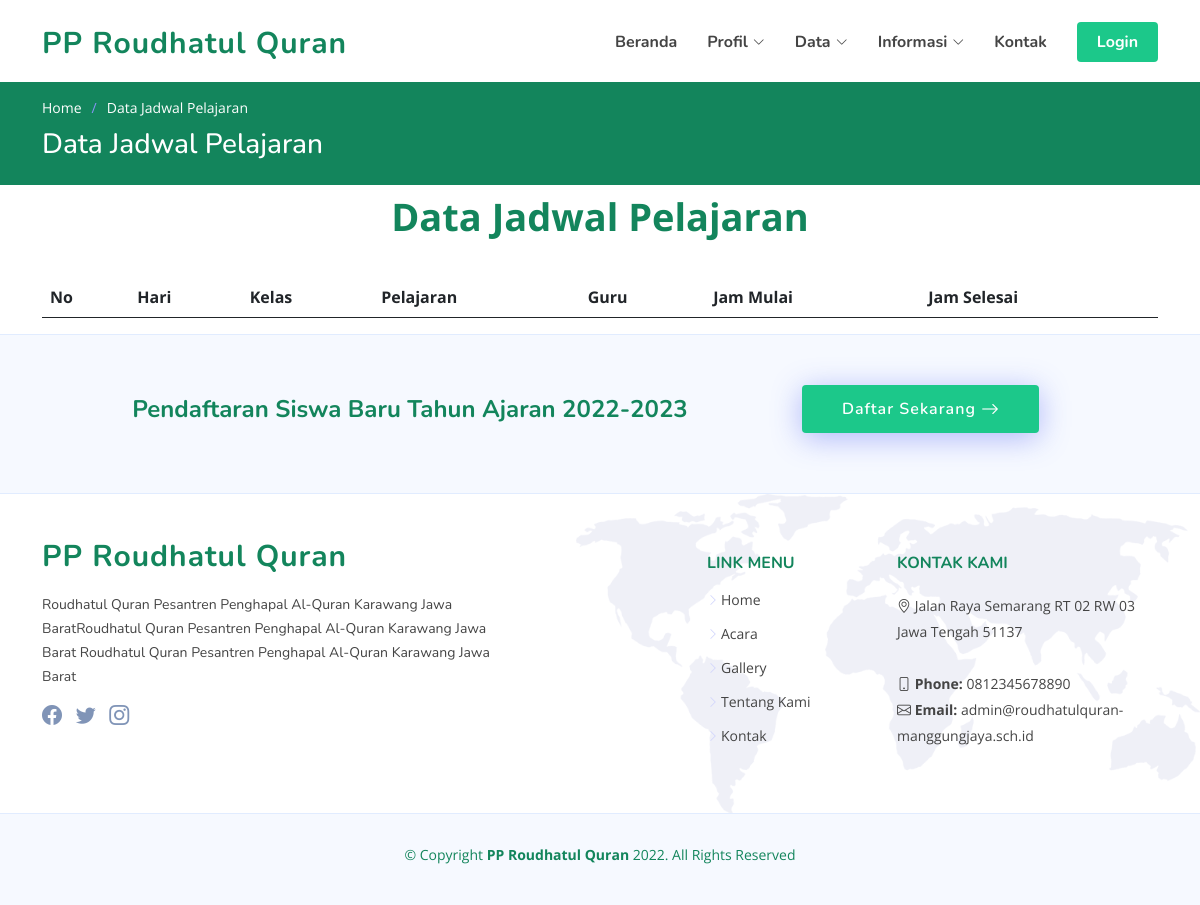
Before: /index.php/front_jadwal_pelajaran with the older database file.
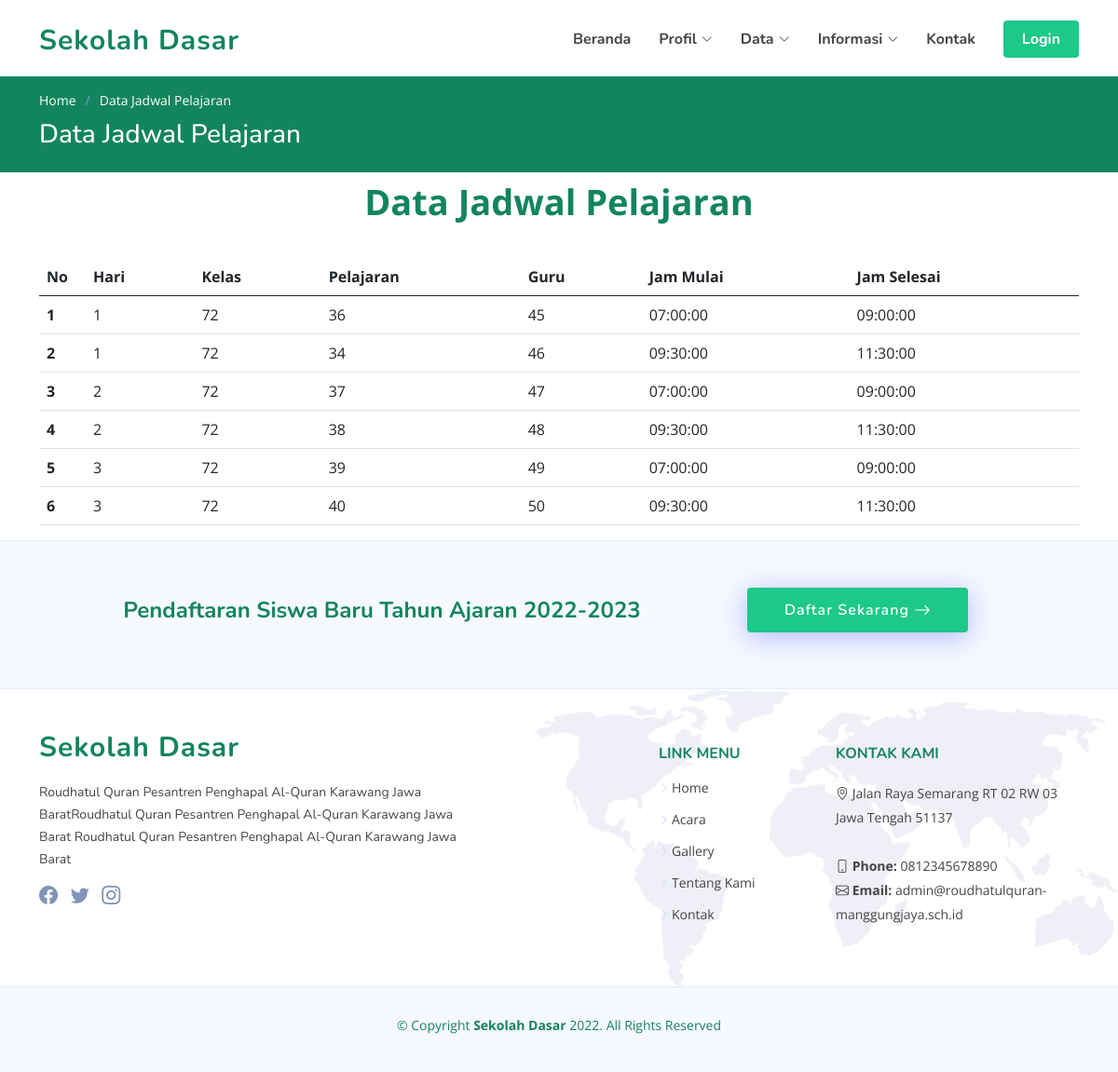
After: the same page with the newer database file.
### tables this page shows
CREATE TABLE `website` (
  `id` int(11) NOT NULL,
  `nama` varchar(250) NOT NULL,
  `deskripsi` text NOT NULL,
  `alamat` varchar(250) NOT NULL,
  `kab` varchar(250) NOT NULL,
  `logo` varchar(250) NOT NULL,
  `fav` varchar(100) NOT NULL,
  `img_login` varchar(100) NOT NULL,
  `img_login_admin` varchar(250) NOT NULL,
  `email` varchar(255) NOT NULL,
  `telp` varchar(255) NOT NULL,
  `maps` text NOT NULL,
  `link_fb` varchar(255) NOT NULL,
  `link_ig` varchar(255) NOT NULL,
  `link_tw` varchar(255) NOT NULL
);

CREATE TABLE `tbl_jadwal_pelajaran` (
  `id_jadwal_pelajaran` int(6) NOT NULL,
  `id_kelas` int(6) NOT NULL,
  `id_pelajaran` int(6) NOT NULL,
  `id_guru` int(6) NOT NULL,
  `hari` int(1) NOT NULL,
  `jam_mulai` time NOT NULL,
  `jam_selesai` time NOT NULL
);

### application/controllers/Front_jadwal_pelajaran.php (called while the page is built, shortened)
<?php
class Front_jadwal_pelajaran extends CI_Controller
{
    public function __construct()
    {
        $this->load->library('pagination');
        $this->load->model('M_home');
    }
    public function index()
    {
        $data['menu'] = 'jadwal_pelajaran';
        $data['web'] =  $this->db->get('website')->row_array();
        $data['home'] =  $this->db->get('home')->row_array();
        $data['jadwal_pelajaran'] =  $this->db->get('tbl_jadwal_pelajaran')->result_array();
        $this->load->view('frontend/header', $data);
        $this->load->view('frontend/jadwal_pelajaran', $data);
        $this->load->view('frontend/footer', $data);
    }
}

### index.php (called while the page is built, shortened)
<?php
require_once BASEPATH.'core/CodeIgniter.php';

### application/views/frontend/jadwal_pelajaran.php (the view, shortened to what the changed rows need)
<main id="main">
    <section class="breadcrumbs">
        <div class="container">
            <h2>Data Jadwal Pelajaran</h2>
        </div>
    </section>
        <div class="container" data-aos="fade-up">
            <div style="width:100%; overflow-x:scroll">
                    <table class="table table-hover display" id="mytable" cellspacing="0" width="100%">
                        <thead>
                            <tr>
                            <th scope="col">No</th>
                            <th scope="col">Hari</th>
                                <th scope="col">Kelas</th>
                                <th scope="col">Pelajaran</th>
                                <th scope="col">Guru</th>
                                <th scope="col">Jam Mulai</th>
                                <th scope="col">Jam Selesai</th>
                            </tr>
                        </thead>
                        <tbody>
                        <?php
                                $i = 1;
                                foreach ($jadwal_pelajaran as $d) : ?>
                                    <tr>
                                        <th width="50"><?= $i ?></th>
                                        <td><?= $d['hari'] ?></td>
                                        <td><?= $d['id_kelas'] ?></td>
                                        <td><?= $d['id_pelajaran'] ?></td>
                                        <td><?= $d['id_guru'] ?></td>
                                        <td><?= $d['jam_mulai'] ?></td>
                                        <td><?= $d['jam_selesai'] ?></td>
                                    </tr>
                                <?php $i++;
                                endforeach ?>
                            </tbody>
                            </table>
                    </div>
                </div>
</main>

### application/views/frontend/header.php (shortened to what the changed rows need)
<!DOCTYPE html>
<html lang="en">
<head>
  <link href="<?= base_url('assets/'); ?>vendor/bootstrap/css/bootstrap.min.css" rel="stylesheet">
  <link href="<?= base_url('assets/'); ?>vendor/bootstrap-icons/bootstrap-icons.css" rel="stylesheet">
  <link href="<?= base_url('assets/'); ?>vendor/aos/aos.css" rel="stylesheet">
  <link href="<?= base_url('assets/'); ?>vendor/remixicon/remixicon.css" rel="stylesheet">
  <link href="<?= base_url('assets/'); ?>vendor/swiper/swiper-bundle.min.css" rel="stylesheet">
  <link href="<?= base_url('assets/'); ?>vendor/glightbox/css/glightbox.min.css" rel="stylesheet">
  <link href="<?= base_url('assets/'); ?>css/style.css" rel="stylesheet">
  <link href="<?= base_url('assets/') ?>select2/dist/css/select2.min.css" rel="stylesheet" />
</head>
<body>
  <header id="header" class="header fixed-top">
    <div class="container-fluid container-xl d-flex align-items-center justify-content-between">
      <a href="<?= base_url('home'); ?>" class="logo d-flex align-items-center">
        <span><?= $web['nama'] ?></span>
      </a>
    </div>
  </header>

### application/views/frontend/footer.php (shortened to what the changed rows need)
<footer id="footer" class="footer">
  <div class="footer-top">
    <div class="container">
      <div class="row gy-4">
        <div class="col-lg-5 col-md-12 footer-info">
          <a href="<?= base_url('home'); ?>" class="logo d-flex align-items-center">
            <span><?= $web['nama'] ?></span>
          </a>
          <br />
          <p><?= $web['deskripsi'] ?></p>
          <div class="social-links mt-3">
            <?php if (!empty($web['link_fb'])) : ?>
              <a target="_blank" href="<?= $web['link_fb'] ?>" class="facebook"><i class="bi bi-facebook"></i></a>
            <?php endif ?>
            <?php if (!empty($web['link_tw'])) : ?>
              <a target="_blank" href="<?= $web['link_tw'] ?>" class="twitter"><i class="bi bi-twitter"></i></a>
            <?php endif ?>
            <?php if (!empty($web['link_ig'])) : ?>
              <a target="_blank" href="<?= $web['link_ig'] ?>" class="instagram"><i class="bi bi-instagram bx bxl-instagram"></i></a>
            <?php endif ?>
          </div>
        </div>
        <div class="col-lg-3 col-md-12 footer-contact text-center text-md-start">
          <h4>Kontak Kami</h4>
          <p>
            <i class="bi bi-geo-alt"></i> <?= $web['alamat'] ?> <br><br>
            <strong><i class="bi bi-phone"></i> Phone:</strong> <?= $web['telp'] ?><br>
            <strong><i class="bi bi-envelope"></i> Email:</strong> <?= $web['email'] ?><br>
          </p>
        </div>
      </div>
    </div>
  </div>
  <div class="container">
    <div class="copyright">
      &copy; Copyright <strong><span><?= $web['nama'] ?></span></strong> <?= date('Y') ?>. All Rights Reserved
    </div>
  </div>
</footer>
</body>
</html>

Changed rows visible on the page:
changed website "Jalan Raya Semarang RT 02 RW 03 Jawa Tengah 51137": nama "PP Roudhatul Quran" → "Sekolah Dasar"
added tbl_jadwal_pelajaran: hari "1", id_kelas "72", id_pelajaran "36", id_guru "45", jam_mulai "07:00:00", jam_selesai "09:00:00"
added tbl_jadwal_pelajaran: hari "1", id_kelas "72", id_pelajaran "34", id_guru "46", jam_mulai "09:30:00", jam_selesai "11:30:00"
added tbl_jadwal_pelajaran: hari "2", id_kelas "72", id_pelajaran "37", id_guru "47", jam_mulai "07:00:00", jam_selesai "09:00:00"
added tbl_jadwal_pelajaran: hari "2", id_kelas "72", id_pelajaran "38", id_guru "48", jam_mulai "09:30:00", jam_selesai "11:30:00"
added tbl_jadwal_pelajaran: hari "3", id_kelas "72", id_pelajaran "39", id_guru "49", jam_mulai "07:00:00", jam_selesai "09:00:00"
added tbl_jadwal_pelajaran: hari "3", id_kelas "72", id_pelajaran "40", id_guru "50", jam_mulai "09:30:00", jam_selesai "11:30:00"
